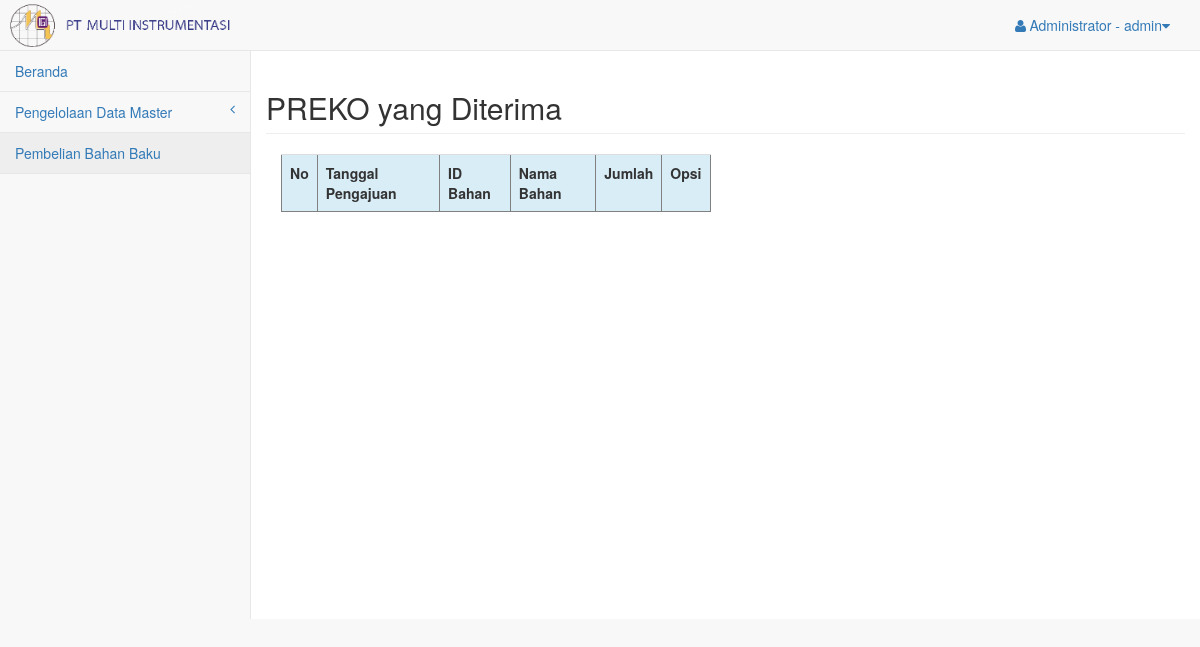
Before: /pages/pengadaan/index.php?page=preko (signed in) with the older database file.
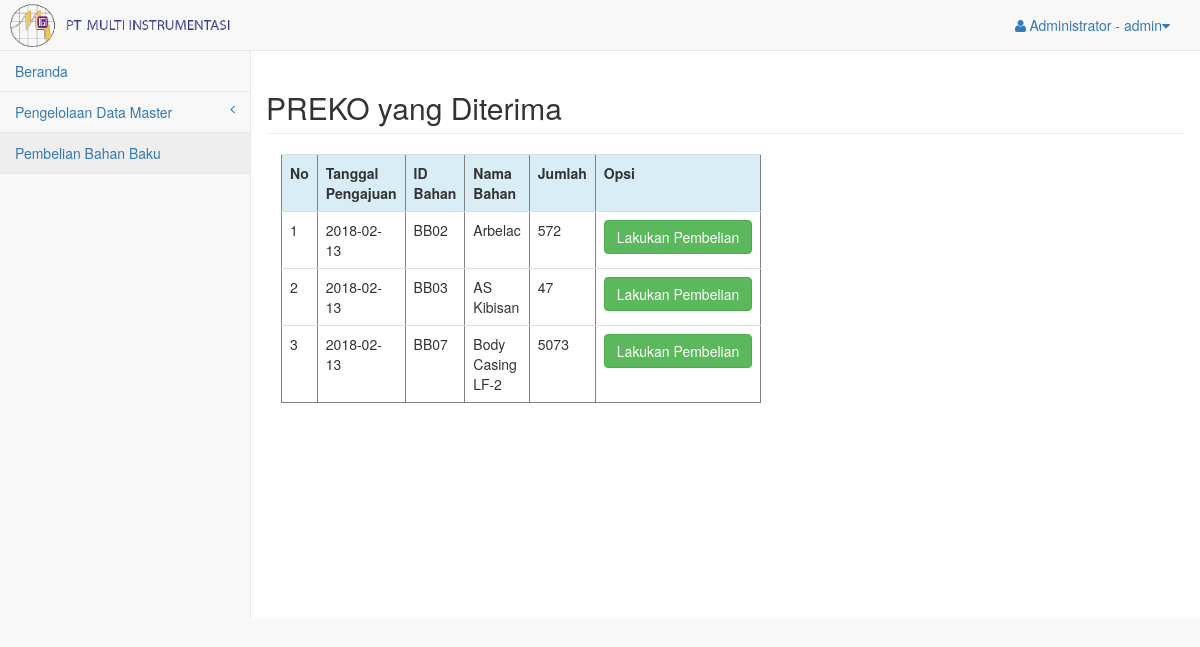
After: the same page with the newer database file.
### tables this page shows
CREATE TABLE `preko` (
  `id_preko` int(6) NOT NULL,
  `tanggal_pengajuan` date DEFAULT NULL,
  `id_bahanbaku` varchar(4) DEFAULT NULL,
  `jumlah` int(11) DEFAULT NULL,
  `status` varchar(20) DEFAULT NULL
);

CREATE TABLE `bahan_baku` (
  `id_bahanbaku` varchar(4) NOT NULL,
  `nama_bahan` varchar(20) NOT NULL,
  `jumlah` int(11) NOT NULL
);

### pages/pengadaan/preko.php (the view, shortened to what this page needs)
<!DOCTYPE html>
<?php
    include 'koneksi.php';
    $query_preko = mysqli_query($koneksi,"SELECT
                                                pre.id_preko id_preko,
                                                pre.tanggal_pengajuan tanggal_pengajuan,
                                                pre.id_bahanbaku id_bahanbaku,
                                                bb.nama_bahan nama_bahan,
                                                pre.jumlah jumlah
                                          FROM preko pre
                                          JOIN bahan_baku bb
                                          ON bb.id_bahanbaku=pre.id_bahanbaku
                                          ")
                                          or die(mysqli_error());
?>
<html>
    <head>
    </head>
    <body>
        <div class="row">
            <h2 class="page-header">PREKO yang Diterima</h2>
            <div class="col-md-6">
                <table border="1" class="table">
                    <tr class="info">
                        <th>No</th>
                        <th>Tanggal Pengajuan</th>
                        <th>ID Bahan</th>
                        <th>Nama Bahan</th>
                        <th>Jumlah</th>
                        <th>Opsi</th>
                    </tr>
                    <?php
                        $nomor = 1;
                        while ($data_preko = mysqli_fetch_array($query_preko)) {
                    ?>
                    <tr>
                        <?php $id_preko = $data_preko['id_preko']; ?>
                        <td><?php echo $nomor++; ?></td>
                        <td><?php echo $data_preko['tanggal_pengajuan']; ?></td>
                        <td><?php echo $data_preko['id_bahanbaku']; ?></td>
                        <td><?php echo $data_preko['nama_bahan']; ?></td>
                        <td><?php echo $data_preko['jumlah']; ?></td>
                        <td><a class="btn btn-success" href="index.php?page=pembelian_bahan&id_preko=<?php echo $id_preko;?>">Lakukan Pembelian</a></td>
                    </tr>
                    <?php
                        }
                    ?>
                </table>
            </div>
        </div>
    </body>
</html>

### pages/pengadaan/index.php (shortened to what this page needs)
<?php include ("../../lib/lib_func.php");?>
<!DOCTYPE html>
<html lang="en">
<head>
    <link href="../vendor/bootstrap/css/bootstrap.min.css" rel="stylesheet">
    <link href="../vendor/metisMenu/metisMenu.min.css" rel="stylesheet">
    <link href="../dist/css/sb-admin-2.css" rel="stylesheet">
    <link href="../vendor/morrisjs/morris.css" rel="stylesheet">
    <link href="../vendor/font-awesome/css/font-awesome.min.css" rel="stylesheet" type="text/css">
</head>
<body>
      <div id="wrapper">
        <?php include ("header.php"); ?>
            <div class="navbar-default sidebar" role="navigation">
              <div class="sidebar-nav navbar-collapse">
                  <?php include ("navigasi.php"); ?>
              </div>
            </div>
        <div id="page-wrapper">
            <div class="row">
                <div class="col-lg-12">
                   <?php control(); ?>
                </div>
            </div>
        </div>
    </div>
</body>
</html>

### pages/pengadaan/header.php (shortened to what this page needs)
<?php
if (empty($_SESSION['username'])) {
  header("location:../../index.php?pesan=belum_login");
}
else {
  $username = $_SESSION['username'];
  $hak_akses = $_SESSION['hak_akses'];
 ?>
<!DOCTYPE html>
<html>
  <head>
    <link href="../../vendor/bootstrap/css/bootstrap.min.css" rel="stylesheet">
    <link href="../../vendor/metisMenu/metisMenu.min.css" rel="stylesheet">
    <link href="../../dist/css/sb-admin-2.css" rel="stylesheet">
    <link href="../../vendor/font-awesome/css/font-awesome.min.css" rel="stylesheet" type="text/css">
  </head>
  <body>
    <nav class="navbar navbar-default navbar-static-top" role="navigation" style="margin-bottom: 0">
        <div class="navbar-header">
            <a href="index.php"><img src="../../img/logo-perusahaan-jadi.png" width="238px" height="50px"></a>
        </div>
        <ul class="nav navbar-top-links navbar-right">
            <li class="dropdown">
                <a class="dropdown-toggle" data-toggle="dropdown" href="#">
                    <i class="fa fa-user fa-fw"></i><?php echo $hak_akses; ?> - <?php echo $username; ?><i class="fa fa-caret-down"></i>
                </a>
            </li>
        </ul>
    </nav>
  </body>
</html>
<?php } ?>

### pages/pengadaan/navigasi.php (shortened to what this page needs)
<!DOCTYPE html>
<html>
  <head>
    <link href="../../vendor/bootstrap/css/bootstrap.min.css" rel="stylesheet">
    <link href="../../vendor/metisMenu/metisMenu.min.css" rel="stylesheet">
    <link href="../../dist/css/sb-admin-2.css" rel="stylesheet">
    <link href="../../vendor/font-awesome/css/font-awesome.min.css" rel="stylesheet" type="text/css">
  </head>
  <body>
    <div id="wrapper">
          <div class="navbar-default sidebar" role="navigation"style="margin-top:0px">
              <div class="sidebar-nav navbar-collapse ">
                  <ul class="nav" id="side-menu">
                      <li>
                          <a href="index.php"></i> Beranda</a>
                      </li>
                      <li>
                          <a href="#">Pengelolaan Data Master<span class="fa arrow"></span></a>
                      </li>
                      <li>
                          <a href="index.php?page=preko">Pembelian Bahan Baku</a>
                      </li>
                    </ul>
              </div>
          </div>
        </div>
        </body>
</html>

### lib/lib_func.php (shortened to what this page needs)
<?php
	function control(){
		if(isset($_GET['page']))
		{
			switch ($_GET['page'])
			{
				case 'preko': include('preko.php');
				break;
			}
		}
		else {
			include('beranda.php');
		}
	}
?>

Changed rows visible on the page:
added preko: tanggal_pengajuan "2018-02-13", id_bahanbaku "BB02", id_bahanbaku.nama_bahan "Arbelac", jumlah "572"
added preko: tanggal_pengajuan "2018-02-13", id_bahanbaku "BB03", id_bahanbaku.nama_bahan "AS Kibisan", jumlah "47"
added preko: tanggal_pengajuan "2018-02-13", id_bahanbaku "BB07", id_bahanbaku.nama_bahan "Body Casing LF-2", jumlah "5073"
